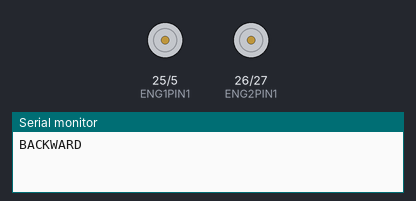
A sketch run on a simulated ESP32. Shown: motor-driver pin pairs drawn as motors (green arrow = first pin HIGH = forward, orange = second pin HIGH = backward, longer = more drive, scaled by the enable pin), the last lines printed to the serial monitor.

Above: at 0.05 s.
At 1.1 s:
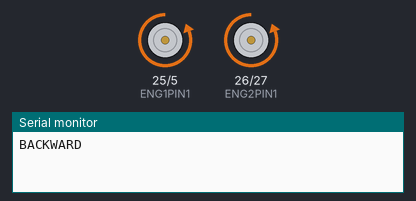
At 3.2 s:
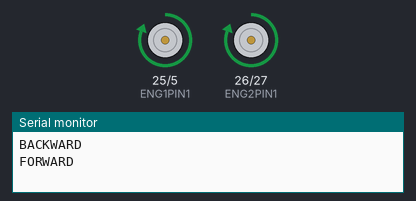
Timing chart, 0 to 5.5 s (numbered marks = the images above):
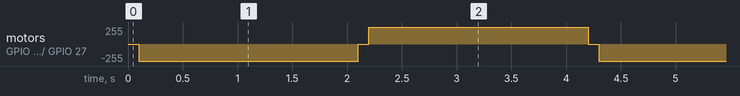

The sketch:

Motores.ino
```cpp
// Importar librerias
#include <Arduino.h>

// Definir los pines de control del motor
// MOTOR 1
#define ENG1PIN1 25
#define ENG1PIN2 5
#define ENABLE1PIN 32
// MOTOR 2
#define ENG2PIN1 26
#define ENG2PIN2 27
#define ENABLE2PIN 33
// CONFIGURACION PWM
#define FREQ 2100
#define RESOLUTION 8
// DIRECCIONES
enum DIRECTION { STOP, FORWARD, BACKWARD, RIGHT, LEFT };

String direction = "";

void setup() {
  // Configurar los pines de control del motor como salidas
  setupMotors();

  // Inicializar el puerto serie para depuración
  Serial.begin(115200);
}

void loop() {
  // Velocidad : Rango ~ Valor a utilizar
  // Velocidad máxima: 180-255~255,
  // Velocidad media: 115-180~128,
  // Velocidad baja: 75-115~75,
  // Velocidad ignorada: <70~0

  // Ejemplo de uso

  // controlMotor(255, FORWARD); // Velocidad máxima, dirección adelante
  // Serial.println("Velocidad máxima, dirección adelante");
  // delay(2000); // Esperar 2 segundos

  // controlMotor(128, BACKWARD); // Velocidad media, dirección atrás
  // Serial.println("Velocidad media, dirección atrás");
  // delay(2000); // Esperar 2 segundos

  // controlMotor(128, RIGHT); // Velocidad media, dirección derecha
  // Serial.println("Velocidad media, dirección derecha");
  // delay(2000); // Esperar 2 segundos

  // controlMotor(128, LEFT); // Velocidad baja, dirección izquierda
  // Serial.println("Velocidad baja, dirección izquierda");
  // delay(2000); // Esperar 2 segundos

  // controlMotor(0, STOP); // Velocidad ignorada, detener
  // Serial.println("Velocidad ignorada, detener");
  // delay(2000); // Esperar 2 segundos

  Serial.println("BACKWARD");
  controlEngine(255, BACKWARD);
  delay(2000);
  Serial.println("FORWARD");
  controlEngine(255, FORWARD);
  delay(2000);
}

void test() {
  Serial.println("BACKWARD");
  controlEngine(255, BACKWARD);
  delay(2000);
  Serial.println("FORWARD");
  controlEngine(255, FORWARD);
  delay(2000);
}

// Función para configurar los motores
void setupMotors() {
  pinMode(ENG1PIN1, OUTPUT);
  pinMode(ENG1PIN2, OUTPUT);
  pinMode(ENABLE1PIN, OUTPUT);
  pinMode(ENG2PIN1, OUTPUT);
  pinMode(ENG2PIN2, OUTPUT);
  pinMode(ENABLE2PIN, OUTPUT);
  ledcAttach(ENABLE1PIN, FREQ, RESOLUTION);
  ledcAttach(ENABLE2PIN, FREQ, RESOLUTION);
}

// Función para controlar los motores
void controlEngine(int speed, DIRECTION dir) {
  // Primero, detén los motores
  digitalWrite(ENG1PIN1, LOW);
  digitalWrite(ENG1PIN2, LOW);
  digitalWrite(ENG2PIN1, LOW);
  digitalWrite(ENG2PIN2, LOW);
  ledcWrite(ENABLE1PIN, 0);
  ledcWrite(ENABLE2PIN, 0);

  delay(50);  // Pequeña pausa

  switch (dir) {
    case FORWARD:
      digitalWrite(ENG1PIN1, HIGH);
      digitalWrite(ENG1PIN2, LOW);
      digitalWrite(ENG2PIN1, HIGH);
      digitalWrite(ENG2PIN2, LOW);
      direction = "FORWARD";
      break;
    case BACKWARD:
      digitalWrite(ENG1PIN1, LOW);
      digitalWrite(ENG1PIN2, HIGH);
      digitalWrite(ENG2PIN1, LOW);
      digitalWrite(ENG2PIN2, HIGH);
      direction = "BACKWARD";
      break;
    case RIGHT:
      digitalWrite(ENG1PIN1, LOW);
      digitalWrite(ENG1PIN2, HIGH);
      digitalWrite(ENG2PIN1, HIGH);
      digitalWrite(ENG2PIN2, LOW);
      direction = "RIGHT";
      break;
    case LEFT:
      digitalWrite(ENG1PIN1, HIGH);
      digitalWrite(ENG1PIN2, LOW);
      digitalWrite(ENG2PIN1, LOW);
      digitalWrite(ENG2PIN2, HIGH);
      direction = "LEFT";
      break;
    case STOP:
    default:
      digitalWrite(ENG1PIN1, LOW);
      digitalWrite(ENG1PIN2, LOW);
      digitalWrite(ENG2PIN1, LOW);
      digitalWrite(ENG2PIN2, LOW);
      direction = "STOP";
      break;
  }

  delay(50);  // Pequeña pausa

  ledcWrite(ENABLE1PIN, speed); // Canal PWM para motor izquierdo
  ledcWrite(ENABLE2PIN, speed); // Canal PWM para motor derecho
}
```

Measured:
- by itself, motor on GPIO 25 (ENG1PIN1) / GPIO 5 (ENG1PIN2), motor on GPIO 26 (ENG2PIN1) / GPIO 27 (ENG2PIN2): repeats every 4.2 s: stopped 0.10 s, forward 255/255 2.0 s, stopped 0.10 s, backward 255/255 2.0 s
